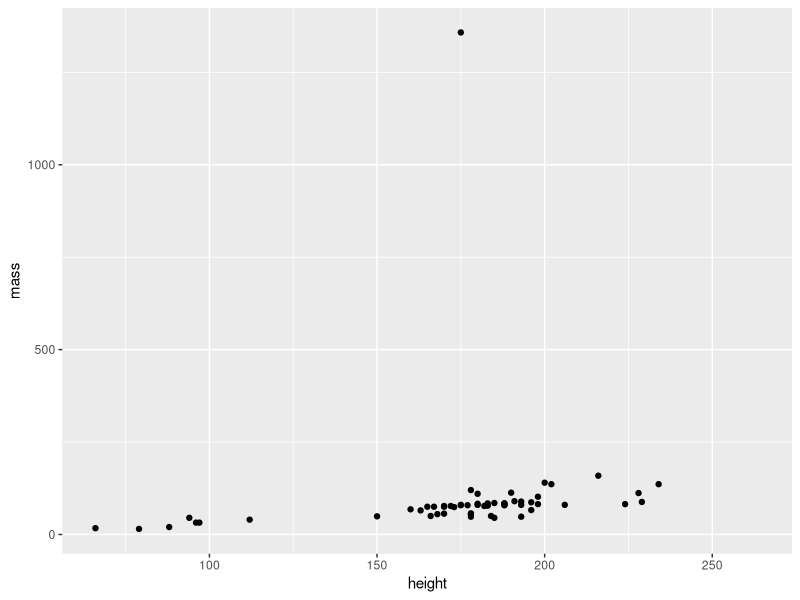
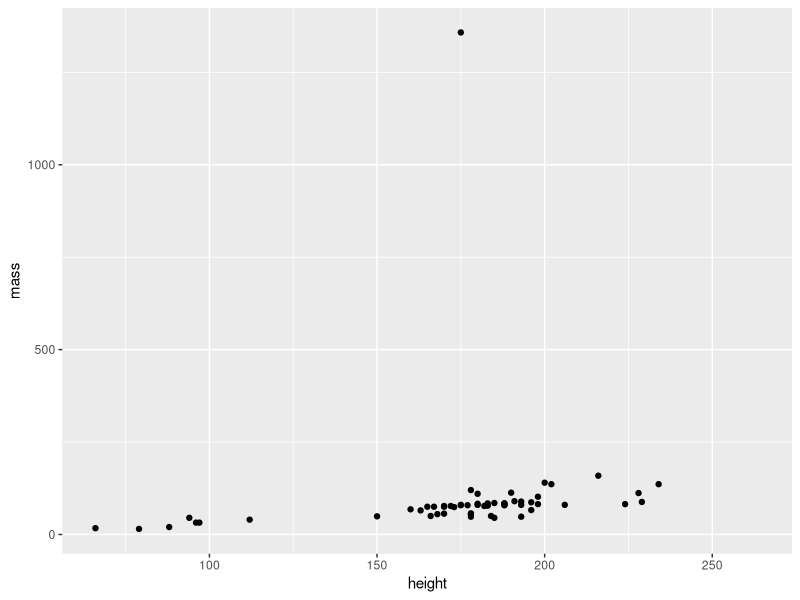

The R script that drew these images, in order: (Note: this script raises an error after producing the figures.)
## ---- chunk 1
# R options
options(
  htmltools.dir.version = FALSE, # for blogdown
  show.signif.stars = FALSE     # for regression output
)
# Set dpi and height for images
library(knitr)
opts_chunk$set(fig.height = 2.5, dpi = 300) 
# ggplot2 color palette with gray
color_palette <- list(gray = "#999999", 
                      salmon = "#E69F00", 
                      lightblue = "#56B4E9", 
                      green = "#009E73", 
                      yellow = "#F0E442", 
                      darkblue = "#0072B2", 
                      red = "#D55E00", 
                      purple = "#CC79A7")
# For nonsese...
#library(emo)
htmltools::tagList(rmarkdown::html_dependency_font_awesome())
## ---- chunk 2
library(tidyverse)
## ---- chunk 3
starwars
## ---- chunk 4
glimpse(starwars)
## ---- chunk 5
ggplot(data = starwars, mapping = aes(x = height, y = mass)) +
  geom_point()
## ---- chunk 6
ggplot(data = starwars, mapping = aes(x = height, y = mass)) +
  geom_point()
## ---- chunk 7
# jabba <- image_read("l02/img/jabba.png")

# fig <- image_graph(width = 2400, height = 1200, res = 300)
# ggplot(data = starwars, mapping = aes(x = height, y = mass)) +
#  geom_point()
# dev.off()

# out <- fig %>% image_composite(jabba, offset = "+1000+30")

# image_write(out, "l02/img/jabbaplot.png", format = "png")
knitr::include_graphics("l02/img/jabbaplot.png")
## ---- chunk 8
ggplot(data = starwars, mapping = aes(x = height, y = mass, color = gender)) +
  geom_point()
## ---- chunk 9
ggplot(data = starwars, mapping = aes(x = height, y = mass)) +
  facet_grid(. ~ gender) +
  geom_point()
## ---- chunk 10
ggplot(data = starwars, mapping = aes(x = height, y = mass)) +
  geom_point() +
  facet_grid(gender ~ .)
## ---- chunk 11
ggplot(data = starwars, mapping = aes(x = height, y = mass)) +
  geom_point() +
  facet_grid(. ~ gender)
## ---- chunk 12
ggplot(data = starwars, mapping = aes(x = height, y = mass)) +
  geom_point() +
  facet_wrap(~ eye_color)
## ---- chunk 13
p1 <- ggplot(data = starwars, mapping = aes(x = height, y = mass)) +
  geom_point() +
  xlim(80, 250) +
  ylim(0, 1400)
p2 <- ggplot(data = starwars, mapping = aes(x = height, y = mass)) +
  geom_smooth(se = FALSE) +
  xlim(80, 250) +
  ylim(0, 1400)
suppressMessages(suppressWarnings(require(gridExtra)))
grid.arrange(p1, p2, ncol = 2)
## ---- chunk 14
ggplot(data = starwars, mapping = aes(x = height, y = mass)) +
  geom_smooth(se = FALSE) +
  xlim(80, 250) +
  ylim(0, 1400)
## ---- chunk 15
ggplot(data = starwars, mapping = aes(x = height)) +
  geom_histogram(binwidth = 10)
## ---- chunk 16
ggplot(data = starwars, mapping = aes(x = height)) +
  geom_density()
## ---- chunk 17
ggplot(data = starwars, mapping = aes(y = height, x = gender)) +
  geom_boxplot()
## ---- chunk 18
ggplot(data = starwars, mapping = aes(x = gender)) +
  geom_bar()
## ---- chunk 19
ggplot(data = starwars, mapping = aes(x = gender, fill = hair_color)) +
  geom_bar()
## ---- chunk 20
ggplot(data = starwars, mapping = aes(x = gender, fill = hair_color)) +
  geom_bar(position = "fill") +
  labs(y = "proportion")
